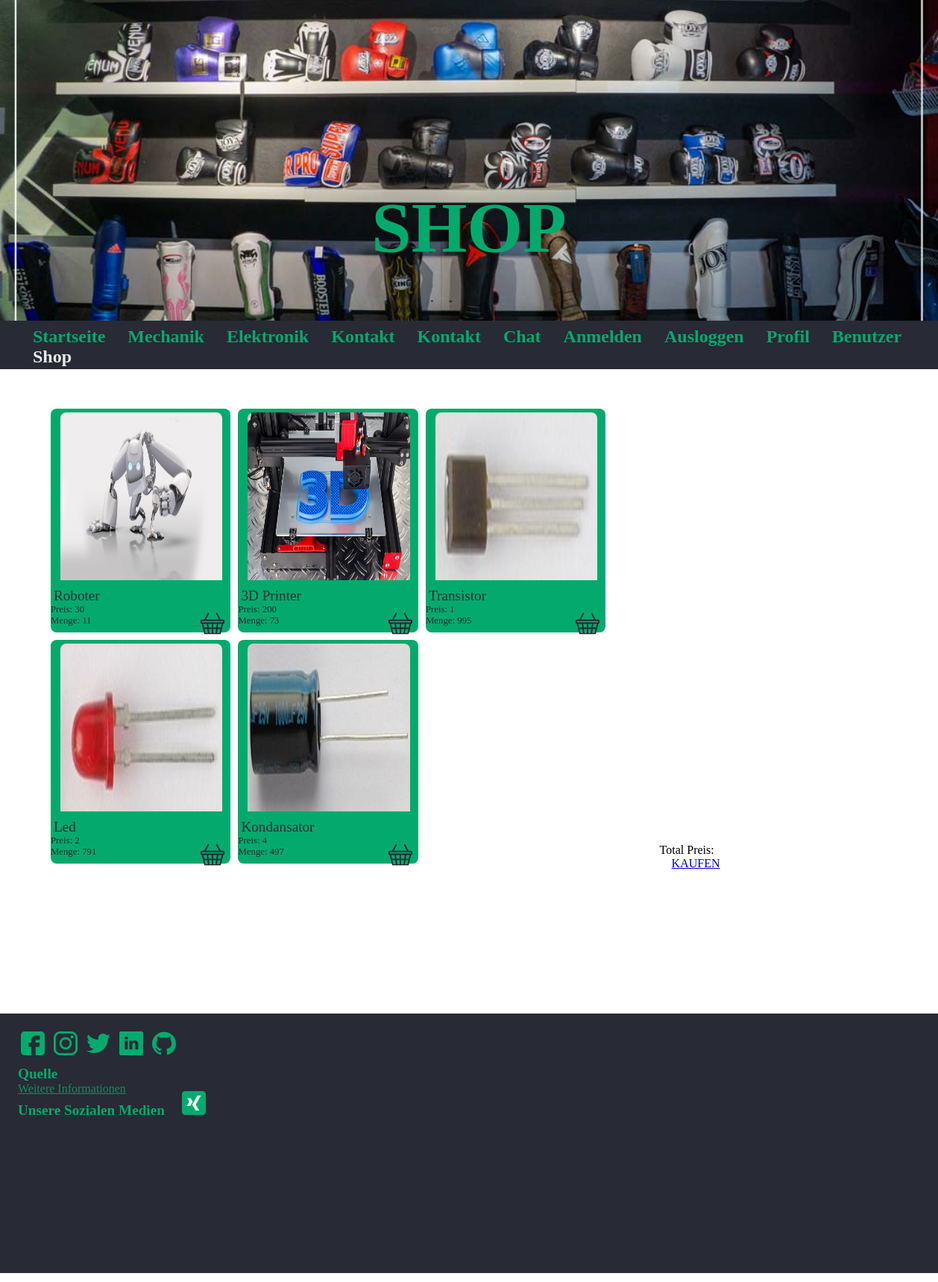
The page /html/shop.php on the database its author committed.
### tables this page shows
CREATE TABLE `produkt` (
  `id` int(11) NOT NULL,
  `explanation` text NOT NULL,
  `name` varchar(50) NOT NULL,
  `price` decimal(10,0) NOT NULL,
  `menge` int(10) NOT NULL,
  `image` varchar(50) NOT NULL,
  `created_at` timestamp NOT NULL DEFAULT current_timestamp() ON UPDATE current_timestamp()
);

### html/shop.php (the view, shortened to what this page needs)
<!DOCTYPE>
<html lang="de">
<head>
    <link href="../css/style.css" rel="stylesheet">
</head>
<body>
<header class="shop_header">
    <h1>SHOP</h1>
</header>
<nav>
    <ul>
        <li>
            <a href="../index.php">Startseite</a>
        </li>
        <li>
            <a href="mechanik.php">Mechanik</a>
        </li>
        <li>
            <a href="elektronik.php">Elektronik</a>
        </li>
        <li>
            <a href="software.php">Kontakt</a>
        </li>
        <li>
            <a href="kontakt.php">Kontakt</a>
        </li>
        <li>
            <a href="chat.php">Chat</a>
        </li>
        <li>
            <a href="login.php">Anmelden</a>
        </li>
        <li>
            <a href="registrieren.php">Ausloggen</a>
        </li>
        <li>
            <a href="profil.php">Profil</a>
        </li>
        <li>
            <a href="users.php">Benutzer</a>
        </li>
        <li>Shop</li>
    </ul>
</nav>
<article class="shop">
    <div class="products">
        <ul>
            <?php
                $dateipath = "../products/";
                $pdo = new PDO('mysql:host=localhost;dbname=robotik;charset=utf8', 'root', '');
                $statement = $pdo->prepare("SELECT * FROM produkt ORDER BY created_at DESC");
                $statement->execute(array('id' => 1));
                while($row = $statement->fetch()){
                    echo "<li class='product'>
                            <form class='product_form' method='GET' action='../php/add_product.php'>
                                <input class='dashboard_id_input' id='id' name='id' value=" . $row['id'] . ">
                                <img class='product_img' src=" . $dateipath . $row['image'] . ">
                                <div class='product_panel'>
                                    <div class='product_info'>
                                        <p class='product_name'>" . $row['name'] . "</p>
                                        <p class='product_menge'>Preis: " . $row['price'] . "</p>
                                        <p class='product_menge'>Menge: " . $row['menge'] . "</p>
                                    </div>
                                    <input class='product_add' type='submit' value=''>
                                </div>
                            </form>
                          </li>";
                }
            ?>
        </ul>
    </div>
    <div class="cart">
                <?php
                    $total_price = null;
                ?>
        <p>Total Preis: <?php echo $total_price; ?></p>
        <a class="cart_buy" href="../php/buy.php">KAUFEN</a>
    </div>
</article>
<footer>
    <section>
        <ul>
            <li>
                <img src="../icons/facebook.png">
            </li>
            <li>
                <img src="../icons/instagram.png">
            </li>
            <li>
                <img src="../icons/twitter.png">
            </li>
            <li>
                <img src="../icons/linkedin.png">
            </li>
            <li>
                <img src="../icons/github.png">
            </li>
        </ul>
        <h3>Quelle</h3>
        <a href="#">Weitere Informationen</a>
        <h3>Unsere Sozialen Medien</h3>
    </section>
    <section class="logo_section">
        <img src="../icons/logo.png">
    </section>
</footer>
</body>
</html>

### css/style.css (style rules this page uses)
:root { --dark_color: #282a35; --light_color: #04aa6d; --white_color: #eaeaea; }
* { margin: 0; padding: 0; }
header { margin-top: -200px; background-size: cover; height: 630px; width: 100%; }
.shop_header { background-image: url('../img/shop_background.jpg'); }
header h1 { text-align: center; vertical-align: middle; font-size: 6em; padding-top: 450px; color: var(--light_color); font-family: Cursive; }
nav { padding: 0.5em 2em 0.2em 2em; background-color: var(--dark_color); }
nav ul { font-weight: bold; font-size: 1.5em; }
nav li { display: inline-block; font-family: Cursive; padding: 0 0.5em 0 0.5em; color: var(--white_color); }
nav li a { text-decoration: none; color: var(--light_color); }
div { margin: 4em 12em 0em 12em; }
footer { margin-top: 12em; background-color: var(--dark_color); width: 100%; height: 300px; padding: 1.5em; }
footer a { color: var(--light_color); opacity: 0.8; }
h3 { margin-top: 0.5em; color: var(--light_color); font-size: 1.2em; }
footer img { width: 32px; }
footer li { display: inline; padding: 0 0.25em 0 0.25em; }
section { display: inline-block; }
.logo_section { width: 256px; height: 256px; }
form { font-size: 2em; }
input { margin-top: 2px; height: 32px; width: 40%; padding-left: 8px; border-radius: 8px; border-color: var(--dark_color); }
article li { display: inline-block; height: 300px; }
.shop { margin-top: 3em; }
.products { top: 0; margin: 0 5% 0 5%; padding: 0; display: inline-block; width: 60%; max-height: 2000px; overflow: scroll; overflow-x: hidden; border-radius: 8px; position: relative; }
.products ul { display: flex; flex-wrap: wrap; list-style-type: none; }
.products li { flex: 0 0 32%; height: 300px; margin: 5px; border-radius: 8px; }
.product_form { width: 100%; height: 100%; background-color: var(--light_color); border-radius: 8px; position: relative; }
.product_img { width: 90%; height: 75%; margin-left: 2%; margin-top: 2%; border-radius: 8px 8px 0px 0px; }
.product_panel { margin: 0px; width: 100%; height: 20%; border-radius: 0 0 8px 8px; bottom: 0px; position: absolute; }
.product_info { margin: 0; width: 80%; height: 100%; border-radius: 0 0 8px 8px; display: inline-block; }
.product_name { font-size: 0.6em; padding-left: 4px; overflow: hidden; color: var(--dark_color); }
.product_menge { font-size: 0.4em; overflow: hidden; color: var(--dark_color); }
.product_add { display: inline-block; margin: 0px; border: none; background-color: transparent; background-image: url('../icons/korb.png'); width: 32px; height: 32px; background-size: cover; }
.cart { margin: 0 5% 0 0; padding: 0; display: inline-block; width: 20%; border-radius: 8px; }
.cart_buy { margin-top: 2px; border-radius: 8px; padding: 4px 16px 4px 16px; }

### rows shown on the page
produkt: image (picture), name "Roboter", price "30", menge "11"
produkt: image (picture), name "3D Printer", price "200", menge "73"
produkt: image (picture), name "Transistor", price "1", menge "995"
produkt: image (picture), name "Led", price "2", menge "791"
produkt: image (picture), name "Kondansator", price "4", menge "497"
